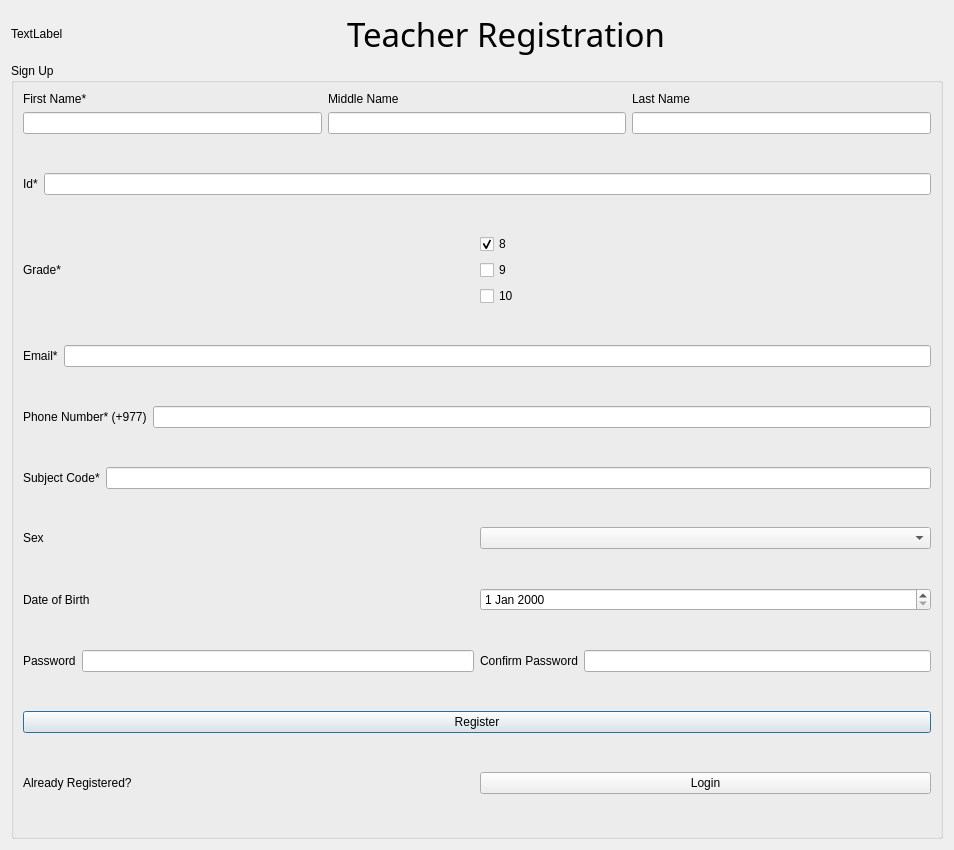
<?xml version="1.0" encoding="UTF-8"?>
<ui version="4.0">
 <class>teacherRegistration</class>
 <widget class="QDialog" name="teacherRegistration">
  <property name="geometry">
   <rect>
    <x>0</x>
    <y>0</y>
    <width>954</width>
    <height>850</height>
   </rect>
  </property>
  <property name="windowTitle">
   <string>Dialog</string>
  </property>
  <layout class="QGridLayout" name="gridLayout_2">
   <item row="0" column="0">
    <layout class="QHBoxLayout" name="horizontalLayout_11">
     <item>
      <widget class="QLabel" name="label_12">
       <property name="text">
        <string>TextLabel</string>
       </property>
      </widget>
     </item>
     <item>
      <widget class="QLabel" name="label_13">
       <property name="sizePolicy">
        <sizepolicy hsizetype="Expanding" vsizetype="Preferred">
         <horstretch>0</horstretch>
         <verstretch>0</verstretch>
        </sizepolicy>
       </property>
       <property name="font">
        <font>
         <family>Ubuntu Medium</family>
         <pointsize>25</pointsize>
        </font>
       </property>
       <property name="text">
        <string>Teacher Registration</string>
       </property>
       <property name="alignment">
        <set>Qt::AlignCenter</set>
       </property>
      </widget>
     </item>
    </layout>
   </item>
   <item row="1" column="0">
    <spacer name="verticalSpacer">
     <property name="orientation">
      <enum>Qt::Vertical</enum>
     </property>
     <property name="sizeType">
      <enum>QSizePolicy::Preferred</enum>
     </property>
     <property name="sizeHint" stdset="0">
      <size>
       <width>20</width>
       <height>40</height>
      </size>
     </property>
    </spacer>
   </item>
   <item row="2" column="0">
    <widget class="QGroupBox" name="groupBox">
     <property name="title">
      <string>Sign Up</string>
     </property>
     <layout class="QGridLayout" name="gridLayout">
      <item row="0" column="0">
       <layout class="QVBoxLayout" name="verticalLayout_5">
        <item>
         <layout class="QHBoxLayout" name="horizontalLayout_8">
          <item>
           <layout class="QVBoxLayout" name="verticalLayout">
            <item>
             <widget class="QLabel" name="label_8">
              <property name="text">
               <string>First Name*</string>
              </property>
             </widget>
            </item>
            <item>
             <widget class="QLineEdit" name="lineEdit_fn"/>
            </item>
           </layout>
          </item>
          <item>
           <layout class="QVBoxLayout" name="verticalLayout_2">
            <item>
             <widget class="QLabel" name="label_9">
              <property name="text">
               <string>Middle Name</string>
              </property>
             </widget>
            </item>
            <item>
             <widget class="QLineEdit" name="lineEdit_mn"/>
            </item>
           </layout>
          </item>
          <item>
           <layout class="QVBoxLayout" name="verticalLayout_3">
            <item>
             <widget class="QLabel" name="label_10">
              <property name="text">
               <string>Last Name</string>
              </property>
             </widget>
            </item>
            <item>
             <widget class="QLineEdit" name="lineEdit_ln"/>
            </item>
           </layout>
          </item>
         </layout>
        </item>
        <item>
         <spacer name="verticalSpacer_2">
          <property name="orientation">
           <enum>Qt::Vertical</enum>
          </property>
          <property name="sizeType">
           <enum>QSizePolicy::Preferred</enum>
          </property>
          <property name="sizeHint" stdset="0">
           <size>
            <width>20</width>
            <height>40</height>
           </size>
          </property>
         </spacer>
        </item>
        <item>
         <layout class="QHBoxLayout" name="horizontalLayout">
          <item>
           <widget class="QLabel" name="label">
            <property name="text">
             <string>Id*</string>
            </property>
           </widget>
          </item>
          <item>
           <widget class="QLineEdit" name="lineEdit_id"/>
          </item>
         </layout>
        </item>
        <item>
         <spacer name="verticalSpacer_3">
          <property name="orientation">
           <enum>Qt::Vertical</enum>
          </property>
          <property name="sizeType">
           <enum>QSizePolicy::Preferred</enum>
          </property>
          <property name="sizeHint" stdset="0">
           <size>
            <width>20</width>
            <height>40</height>
           </size>
          </property>
         </spacer>
        </item>
        <item>
         <layout class="QHBoxLayout" name="horizontalLayout_10">
          <item>
           <widget class="QLabel" name="label_11">
            <property name="text">
             <string>Grade*</string>
            </property>
           </widget>
          </item>
          <item>
           <layout class="QVBoxLayout" name="verticalLayout_4">
            <item>
             <widget class="QCheckBox" name="checkBox_8">
              <property name="text">
               <string>8</string>
              </property>
              <property name="checked">
               <bool>true</bool>
              </property>
              <property name="autoRepeat">
               <bool>false</bool>
              </property>
             </widget>
            </item>
            <item>
             <widget class="QCheckBox" name="checkBox_9">
              <property name="text">
               <string>9</string>
              </property>
              <property name="checked">
               <bool>false</bool>
              </property>
              <property name="autoRepeat">
               <bool>false</bool>
              </property>
             </widget>
            </item>
            <item>
             <widget class="QCheckBox" name="checkBox_10">
              <property name="text">
               <string>10</string>
              </property>
              <property name="checked">
               <bool>false</bool>
              </property>
              <property name="autoRepeat">
               <bool>false</bool>
              </property>
             </widget>
            </item>
           </layout>
          </item>
         </layout>
        </item>
        <item>
         <spacer name="verticalSpacer_4">
          <property name="orientation">
           <enum>Qt::Vertical</enum>
          </property>
          <property name="sizeType">
           <enum>QSizePolicy::Preferred</enum>
          </property>
          <property name="sizeHint" stdset="0">
           <size>
            <width>20</width>
            <height>40</height>
           </size>
          </property>
         </spacer>
        </item>
        <item>
         <layout class="QHBoxLayout" name="horizontalLayout_2">
          <item>
           <widget class="QLabel" name="label_2">
            <property name="text">
             <string>Email*</string>
            </property>
           </widget>
          </item>
          <item>
           <widget class="QLineEdit" name="lineEdit_email"/>
          </item>
         </layout>
        </item>
        <item>
         <spacer name="verticalSpacer_5">
          <property name="orientation">
           <enum>Qt::Vertical</enum>
          </property>
          <property name="sizeType">
           <enum>QSizePolicy::Preferred</enum>
          </property>
          <property name="sizeHint" stdset="0">
           <size>
            <width>20</width>
            <height>40</height>
           </size>
          </property>
         </spacer>
        </item>
        <item>
         <layout class="QHBoxLayout" name="horizontalLayout_3">
          <item>
           <widget class="QLabel" name="label_3">
            <property name="text">
             <string>Phone Number* (+977)</string>
            </property>
           </widget>
          </item>
          <item>
           <widget class="QLineEdit" name="lineEdit_phn"/>
          </item>
         </layout>
        </item>
        <item>
         <spacer name="verticalSpacer_6">
          <property name="orientation">
           <enum>Qt::Vertical</enum>
          </property>
          <property name="sizeType">
           <enum>QSizePolicy::Preferred</enum>
          </property>
          <property name="sizeHint" stdset="0">
           <size>
            <width>20</width>
            <height>40</height>
           </size>
          </property>
         </spacer>
        </item>
        <item>
         <layout class="QHBoxLayout" name="horizontalLayout_4">
          <item>
           <widget class="QLabel" name="label_4">
            <property name="text">
             <string>Subject Code*</string>
            </property>
           </widget>
          </item>
          <item>
           <widget class="QLineEdit" name="lineEdit_sub"/>
          </item>
         </layout>
        </item>
        <item>
         <spacer name="verticalSpacer_7">
          <property name="orientation">
           <enum>Qt::Vertical</enum>
          </property>
          <property name="sizeType">
           <enum>QSizePolicy::Preferred</enum>
          </property>
          <property name="sizeHint" stdset="0">
           <size>
            <width>20</width>
            <height>40</height>
           </size>
          </property>
         </spacer>
        </item>
        <item>
         <layout class="QHBoxLayout" name="horizontalLayout_13">
          <item>
           <widget class="QLabel" name="label_15">
            <property name="text">
             <string>Sex</string>
            </property>
           </widget>
          </item>
          <item>
           <widget class="QComboBox" name="comboBox"/>
          </item>
         </layout>
        </item>
        <item>
         <spacer name="verticalSpacer_12">
          <property name="orientation">
           <enum>Qt::Vertical</enum>
          </property>
          <property name="sizeType">
           <enum>QSizePolicy::Preferred</enum>
          </property>
          <property name="sizeHint" stdset="0">
           <size>
            <width>20</width>
            <height>40</height>
           </size>
          </property>
         </spacer>
        </item>
        <item>
         <layout class="QHBoxLayout" name="horizontalLayout_5">
          <item>
           <widget class="QLabel" name="label_5">
            <property name="text">
             <string>Date of Birth</string>
            </property>
           </widget>
          </item>
          <item>
           <widget class="QDateEdit" name="dateEdit_dob"/>
          </item>
         </layout>
        </item>
        <item>
         <spacer name="verticalSpacer_8">
          <property name="orientation">
           <enum>Qt::Vertical</enum>
          </property>
          <property name="sizeType">
           <enum>QSizePolicy::Preferred</enum>
          </property>
          <property name="sizeHint" stdset="0">
           <size>
            <width>20</width>
            <height>40</height>
           </size>
          </property>
         </spacer>
        </item>
        <item>
         <layout class="QHBoxLayout" name="horizontalLayout_9">
          <item>
           <layout class="QHBoxLayout" name="horizontalLayout_6">
            <item>
             <widget class="QLabel" name="label_6">
              <property name="text">
               <string>Password</string>
              </property>
             </widget>
            </item>
            <item>
             <widget class="QLineEdit" name="lineEdit_psd"/>
            </item>
           </layout>
          </item>
          <item>
           <layout class="QHBoxLayout" name="horizontalLayout_7">
            <item>
             <widget class="QLabel" name="label_7">
              <property name="text">
               <string>Confirm Password</string>
              </property>
             </widget>
            </item>
            <item>
             <widget class="QLineEdit" name="lineEdit_cpsd"/>
            </item>
           </layout>
          </item>
         </layout>
        </item>
        <item>
         <spacer name="verticalSpacer_9">
          <property name="orientation">
           <enum>Qt::Vertical</enum>
          </property>
          <property name="sizeType">
           <enum>QSizePolicy::Preferred</enum>
          </property>
          <property name="sizeHint" stdset="0">
           <size>
            <width>20</width>
            <height>40</height>
           </size>
          </property>
         </spacer>
        </item>
        <item>
         <widget class="QPushButton" name="register_2">
          <property name="text">
           <string>Register</string>
          </property>
         </widget>
        </item>
        <item>
         <spacer name="verticalSpacer_10">
          <property name="orientation">
           <enum>Qt::Vertical</enum>
          </property>
          <property name="sizeType">
           <enum>QSizePolicy::Preferred</enum>
          </property>
          <property name="sizeHint" stdset="0">
           <size>
            <width>20</width>
            <height>40</height>
           </size>
          </property>
         </spacer>
        </item>
        <item>
         <layout class="QHBoxLayout" name="horizontalLayout_12">
          <item>
           <widget class="QLabel" name="label_14">
            <property name="text">
             <string>Already Registered?</string>
            </property>
           </widget>
          </item>
          <item>
           <widget class="QPushButton" name="login">
            <property name="text">
             <string>Login</string>
            </property>
           </widget>
          </item>
         </layout>
        </item>
        <item>
         <spacer name="verticalSpacer_11">
          <property name="orientation">
           <enum>Qt::Vertical</enum>
          </property>
          <property name="sizeType">
           <enum>QSizePolicy::Preferred</enum>
          </property>
          <property name="sizeHint" stdset="0">
           <size>
            <width>20</width>
            <height>40</height>
           </size>
          </property>
         </spacer>
        </item>
       </layout>
      </item>
     </layout>
    </widget>
   </item>
  </layout>
 </widget>
 <resources/>
 <connections/>
</ui>
